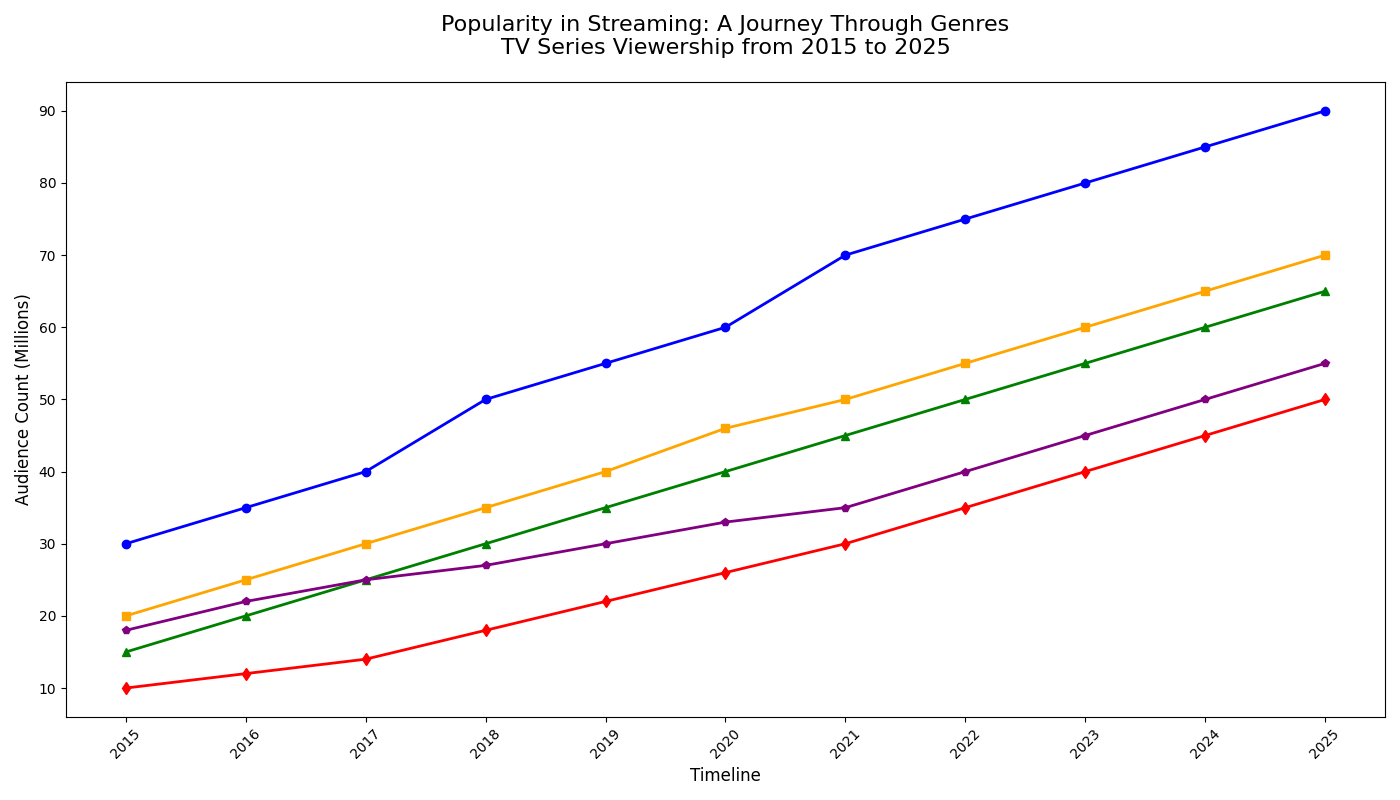

Here is the Python script that generated this plot:
import matplotlib.pyplot as plt
import numpy as np

# Defining years and viewership data for each genre (in millions)
years = np.arange(2015, 2026)

drama_viewership = np.array([30, 35, 40, 50, 55, 60, 70, 75, 80, 85, 90])
comedy_viewership = np.array([20, 25, 30, 35, 40, 46, 50, 55, 60, 65, 70])
scifi_viewership = np.array([15, 20, 25, 30, 35, 40, 45, 50, 55, 60, 65])
horror_viewership = np.array([10, 12, 14, 18, 22, 26, 30, 35, 40, 45, 50])
fantasy_viewership = np.array([18, 22, 25, 27, 30, 33, 35, 40, 45, 50, 55])

fig, ax = plt.subplots(figsize=(14, 8))

ax.plot(years, drama_viewership, '-o', color='blue', linewidth=2, markersize=6)
ax.plot(years, comedy_viewership, '-s', color='orange', linewidth=2, markersize=6)
ax.plot(years, scifi_viewership, '-^', color='green', linewidth=2, markersize=6)
ax.plot(years, horror_viewership, '-d', color='red', linewidth=2, markersize=6)
ax.plot(years, fantasy_viewership, '-p', color='purple', linewidth=2, markersize=6)

ax.set_title("Popularity in Streaming: A Journey Through Genres\nTV Series Viewership from 2015 to 2025", fontsize=16, pad=20)
ax.set_xlabel("Timeline", fontsize=12)
ax.set_ylabel("Audience Count (Millions)", fontsize=12)

ax.set_xticks(years)
ax.set_xticklabels(years, rotation=45, fontsize=10)
ax.yaxis.set_tick_params(labelsize=10)

plt.tight_layout()

plt.show()
